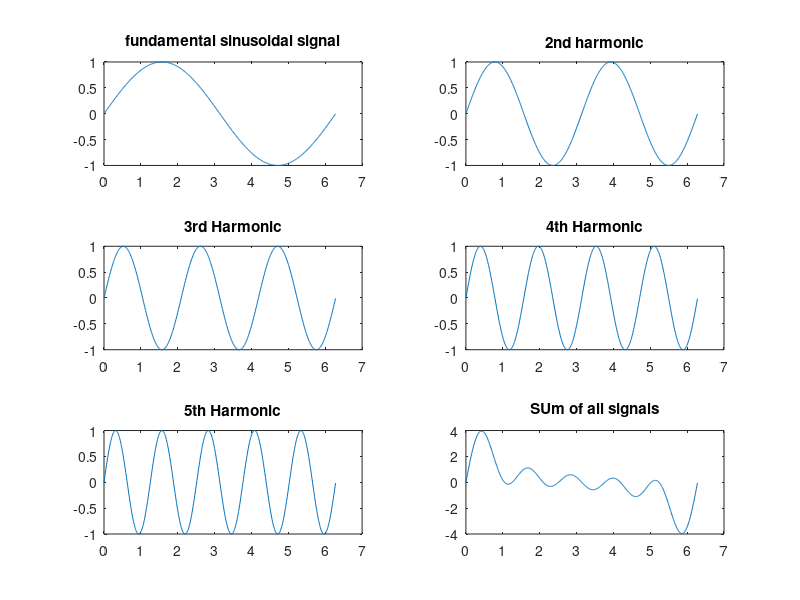

Reproduce this figure in MATLAB.
function question_5()
wt = (0:0.01:2*pi)';
Vmax = 1;

%fundamental sinusoidal signal
subplot(3,2,1)
n=1;
V = Vmax*sin(n*wt);
Sum = V;
plot(wt,V)
title("fundamental sinusoidal signal")

subplot(3,2,2)
n=2;
V = Vmax*sin(n*wt);
Sum = Sum +V;
plot(wt,V)
title("2nd harmonic")

subplot(3,2,3)
n=3;
V = Vmax*sin(n*wt);
Sum = Sum +V;
plot(wt,V)
title("3rd Harmonic")

subplot(3,2,4)
n=4;
V = Vmax*sin(n*wt);
Sum = Sum +V;
plot(wt,V)
title("4th Harmonic")

subplot(3,2,5)
n=5;
V = Vmax*sin(n*wt);
Sum = Sum +V;
plot(wt,V)
title("5th Harmonic")

subplot(3,2,6)
plot(wt,Sum)
title("SUm of all signals")
endfunction